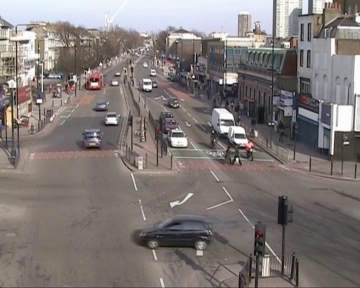
#> input picture assets/frame1.png, 360 x 288 px; the run also reads 1 picture not shown here
$ jupyter execute --allow-errors main.ipynb
#> lines starting #> are read from the running program, lines starting #| are printed output that depends on the picture; after the words box and inside, x2 and y2 are one past the last pixel; in counts of white or black regions, pixels touching at a corner belong together
# Smart Traffic Control System using DIP
## Import Libraries

[cell 1]
import matplotlib.pyplot as plt
import numpy as np
from skimage import io
from skimage.filters.rank import median
import enum
import timeit
from numba import jit, cuda

## Convert colored images to grayscale using luminosity method
<b>grayscale value = 0.3R + 0.59G + 0.11B</b>

[cell 2]
def convert_to_grayscale(img):
    new_img = np.zeros((img.shape[0],img.shape[1]), dtype=np.uint8)
    for i in range(img.shape[0]):
        for j in range(img.shape[1]):
            new_img[i][j] = (img[i][j][0]*0.3) + (img[i][j][1]*0.59) + (img[i][j][2]*0.1)
            new_img[i][j] = int(new_img[i][j]) #ensure non-float type

    return new_img;

## Generic thresholding function

[cell 3]
def threshold(img, th):
    result = np.zeros(img.shape, dtype= np.uint8)
    for i in range(img.shape[0]):
        for j in range(img.shape[1]):
            val = img[i][j]
            if val > th:
                result[i][j] = 255; #thresholding outputs binary image
    return result

## Focus only on regions of interest in the image

[cell 4]
def img_and(img,operand):
    new_img = np.zeros(img.shape, dtype=np.uint8)
    for i in range(img.shape[0]):
        for j in range(img.shape[1]):
            if operand[i][j] != 0: #any non-zero value counts as HIGH when ANDing
                new_img[i][j] = img[i][j]
    return new_img

def remove_disturbance(img):
    logical_operand = io.imread('assets/logical_operand.png')
    logical_operand = convert_to_grayscale(logical_operand)
    return img_and(img,logical_operand)

## Preprocess Image

[cell 5]
frame1 = io.imread('assets/frame1.png')
#> frame1 is the input picture: shape (288, 360, 3); mean R, G, B 128.7, 121.3, 119.8
frame2 = io.imread('assets/frame2.png')
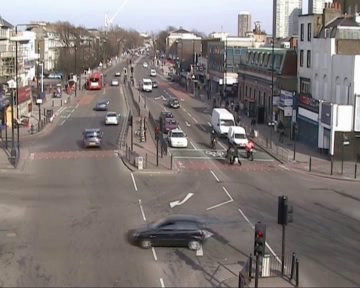
#> input picture assets/frame2.png, 360 x 288 px
#> frame2 is the input picture: shape (288, 360, 3); mean R, G, B 128.7, 121.3, 119.9


frame1_gray = convert_to_grayscale(frame1);
frame2_gray = convert_to_grayscale(frame2);


frame1_smooth = median(frame1_gray, np.ones((3,3))/9)
frame2_smooth = median(frame2_gray, np.ones((3,3))/9)


frame1_focussed = remove_disturbance(frame1_smooth)
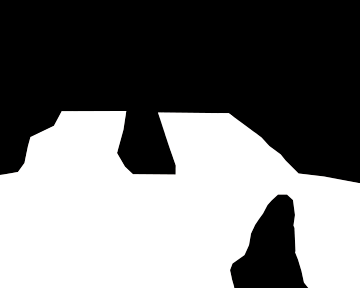
#> input picture assets/logical_operand.png, 360 x 288 px
#> in remove_disturbance, logical_operand is the input picture: shape (288, 360, 3); mean R, G, B 117.8, 117.8, 117.8
frame2_focussed = remove_disturbance(frame2_smooth)


plt.imshow(frame1_focussed, 'gray')

## Use differentiation with respect to time to find moving components

[cell 6]
def frame_difference(f1,f2):
    result = np.zeros(f1.shape, dtype=np.uint8)
    for i in range(f1.shape[0]):
        for j in range(f2.shape[1]):
            new_val = abs(int(f2[i][j]) - int(f1[i][j])) #change uint8 to int and allow -ve values
            result[i][j] = new_val;
    return result


frame1_focussed = remove_disturbance(frame1_focussed)
frame2_focussed = remove_disturbance(frame2_focussed)


moving_objects = frame_difference(frame1_focussed, frame2_focussed)
moving_objects = threshold(moving_objects, 10)
#> after the loop in threshold, `for i in range(img.shape[0]):`:
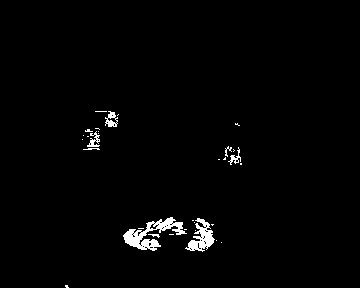
#> result: shape (288, 360); 1.6% white; 32 white regions (24 under 20 px), largest, box (x1, y1, x2, y2) and area: (123, 217, 187, 251) 777, (185, 218, 215, 252) 464, (105, 111, 118, 127) 115

plt.imshow(moving_objects, 'gray')

# Extract all foreground components

[cell 7]
background = io.imread('assets/background.png')
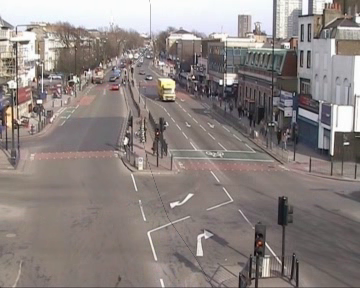
#> input picture assets/background.png, 360 x 288 px
#> background is the input picture: shape (288, 360, 3); mean R, G, B 140.3, 131.5, 128.9
background = convert_to_grayscale(background)
background = remove_disturbance(background)

def extract_foreground(img,background_img):
    result = np.zeros(img.shape, dtype=np.uint8)
    for i in range(img.shape[0]):
        for j in range(img.shape[1]):
            result[i][j] = abs(int(img[i][j]) - int(background_img[i][j]))
    return result

foreground = extract_foreground(frame1_focussed,background)
foreground = threshold(foreground,50)
#> call 2 of threshold, with th = 50
#> after the loop in threshold (call 2), `for i in range(img.shape[0]):`:
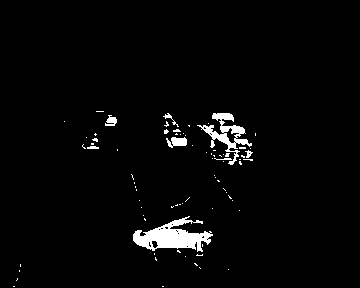
#> result: shape (288, 360); 2.7% white; 78 white regions (70 under 20 px), largest, box (x1, y1, x2, y2) and area: (133, 216, 213, 252) 1405, (197, 113, 252, 165) 773, (166, 137, 187, 148) 153

fig, (ax1,ax2) = plt.subplots(1,2)
fig.set_size_inches(16, 8)
ax1.imshow(frame1 ,cmap=plt.cm.gray)
ax2.imshow(foreground ,cmap=plt.cm.gray)


plt.show()

# Region Seperation

[cell 8]
def crop_first_region(imgs):
    cropped_imgs = []
    for img in imgs:
        cropped_imgs.append(img[100:,0:140])
    return cropped_imgs

def crop_second_region(imgs):
    cropped_imgs = []
    for img in imgs:
         cropped_imgs.append(img[210:,150:250])
    return cropped_imgs

def crop_third_region(imgs):
    cropped_imgs = []
    for img in imgs:
        cropped_imgs.append(img[160:210,130:220])
    return cropped_imgs

def crop_fourth_region(imgs):
    cropped_imgs = []
    for img in imgs:
        cropped_imgs.append(img[160:250,:])
    return cropped_imgs

def crop_fifth_region(imgs):
    region5_operand = io.imread('assets/region5_operand.png')
    region5_operand = convert_to_grayscale(region5_operand)
    cropped_imgs = []
    for img in imgs:
        new_img= img_and( img,region5_operand)[100:170,150:300]
        cropped_imgs.append(new_img)
    return cropped_imgs


[region1] = crop_first_region([frame1_focussed])
#> the loop in crop_first_region, `for img in imgs:` made 1 pass
#> after the loop in crop_first_region, `for img in imgs:`: cropped_imgs = 1 item
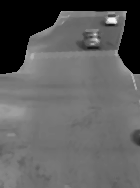
#> region1: shape (188, 140); min 0, max 246, mean 95.3
[region2] = crop_second_region([frame1_focussed])
#> the loop in crop_second_region, `for img in imgs:` made 1 pass
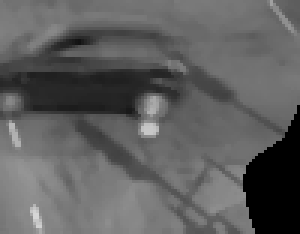
#> region2: shape (78, 100) (shown 3 times larger); min 0, max 214, mean 94.9
[region3] = crop_third_region([frame1_focussed])
#> the loop in crop_third_region, `for img in imgs:` made 1 pass
[region4] = crop_fourth_region([frame1_focussed])
#> the loop in crop_fourth_region, `for img in imgs:` made 1 pass
[region5] = crop_fifth_region([frame1_focussed])
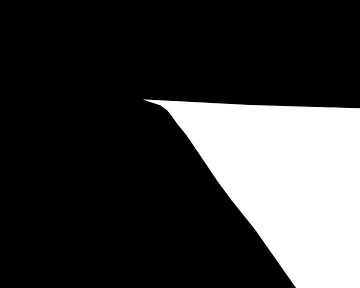
#> input picture assets/region5_operand.png, 360 x 288 px
#> in crop_fifth_region, region5_operand is the input picture: shape (288, 360, 3); mean R, G, B 58.8, 58.8, 58.8
#> the loop in crop_fifth_region, `for img in imgs:` made 1 pass
#> pass 1, in crop_fifth_region, `new_img= img_and( img,region5_operand)[100:170,150:300]`:
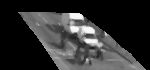
#> new_img: shape (70, 150); min 0, max 249, mean 47.8


fig, ((ax1,ax2) , (ax3,ax4), (ax5,ax6)) = plt.subplots(3,2)
fig.set_size_inches(16,20)
ax1.imshow(frame1_focussed, 'gray')
ax2.imshow(region1, 'gray')
ax3.imshow(region2, 'gray')
ax4.imshow(region3, 'gray')
ax5.imshow(region4, 'gray')
ax6.imshow(region5, 'gray')

ax1.set_title("ORIGINAL")
ax2.set_title("OUTGOING (REGION 1)")
ax3.set_title("UTURN OUTGOING (REGION 2)")
ax4.set_title("UTURN INCOMING (REGION 3)")
ax5.set_title("CROSSROAD (REGION 4)")
ax6.set_title("INCOMING (REGION 5)")


plt.show()

## Traffic Finite State Machine

- State 1: <b>INCOMING</b> and <b>OUTGOING</b> roads can be green simultaneously, but no other road can be green
<br>
- State 2: Once moving cars in <b>INCOMING</b> and <b>OUTGOING</b> are <i>LOW</i> they will turn red
<br>
- State 2: If <b>UTURN</b> stopped cars are <i>HIGH</i> then both will be green and will remain green until moving cars are low
<br>
- State 3: Then, only <b>CROSSROAD</b> will turn green and will remain green until moving cars are <i>LOW</i>, then it will return to State 1
<br>
<br>

## Conditions
- <i>Before any traffic light turns red, it will turn yellow first for 3 seconds to prevent sudden unexpected stops.</i>
<br>
- <i>If one car is present in any red lit region, it can wait for a maximum of 30 seconds.</i>
<br>

## Limitations
- Traffic video cannot be directly used for testing since cars will not respond to feedback from the model
- Each region has a different size, meaning that 1 car in each region will have a different average value in each one, but this is worked-around by using different decision boundary values for each region

## Finite State Machine Diagram

## Generic function to get the average value of an image

[cell 9]
def img_get_avg(region):
    val_sum = 0;
    for i in range(region.shape[0]):
        for j in range(region.shape[1]):
            val_sum += region[i][j]
    return val_sum / (region.shape[0] * region.shape[1])

## Testing the model
### Assume state 3

[cell 10]
[region1_moving, region1_foreground] = crop_first_region([moving_objects,foreground])
#> the loop in crop_first_region (call 2), `for img in imgs:` made 2 passes
#> region1_moving: shape (188, 140); 2% white; 15 white regions (11 under 20 px), largest, box (x1, y1, x2, y2) and area: (123, 129, 140, 149) 232, (105, 11, 118, 27) 115, (87, 31, 100, 47) 96, (83, 48, 100, 50) 23
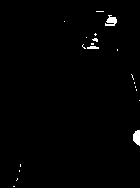
#> region1_foreground: shape (188, 140); 1% white; 20 white regions (17 under 20 px), largest, box (x1, y1, x2, y2) and area: (133, 130, 140, 146) 87, (105, 15, 117, 26) 84, (87, 46, 99, 49) 30
[region2_moving, region2_foreground] = crop_second_region([moving_objects,foreground])
#> the loop in crop_second_region (call 2), `for img in imgs:` made 2 passes
#> (the rest of the program and of its run is left out)
